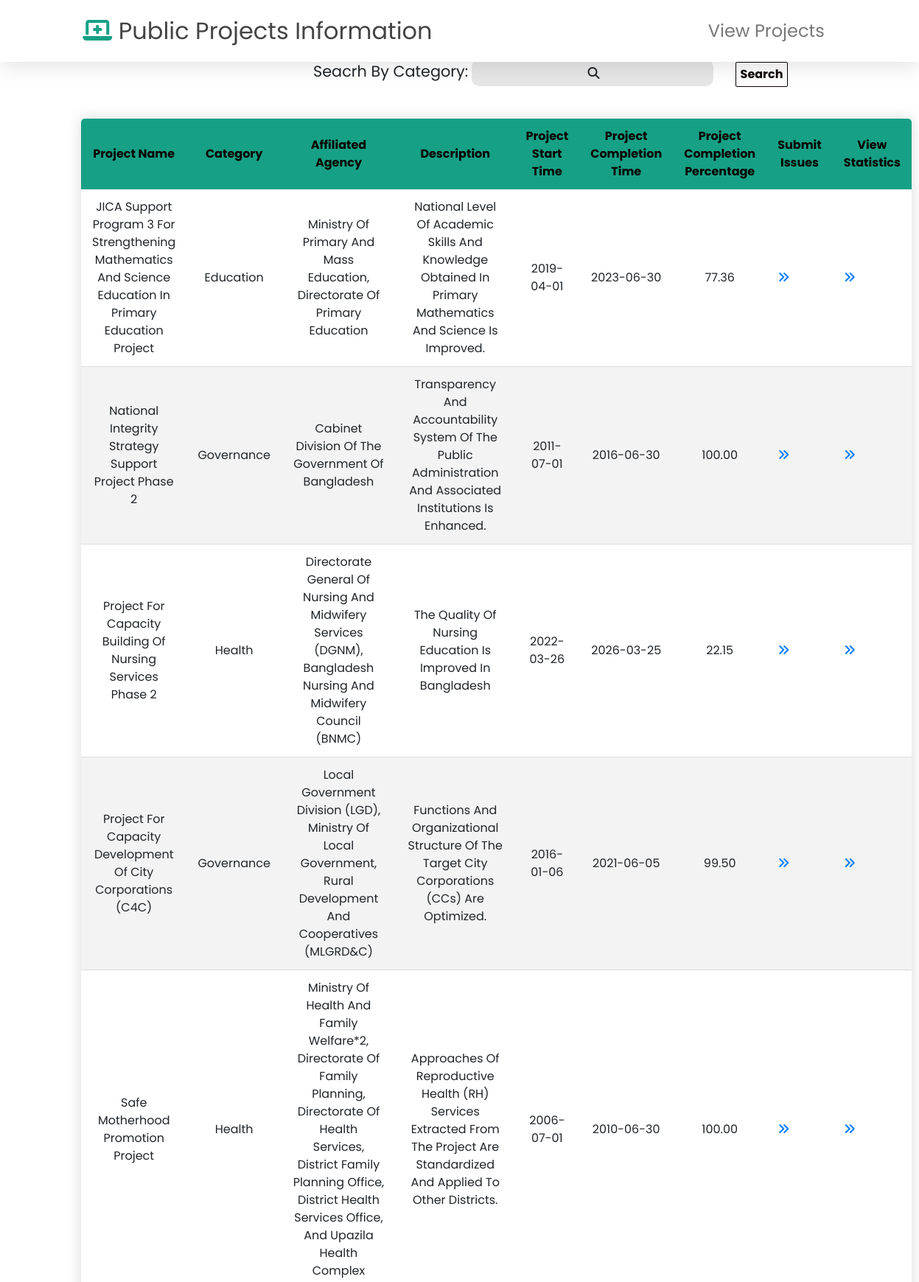
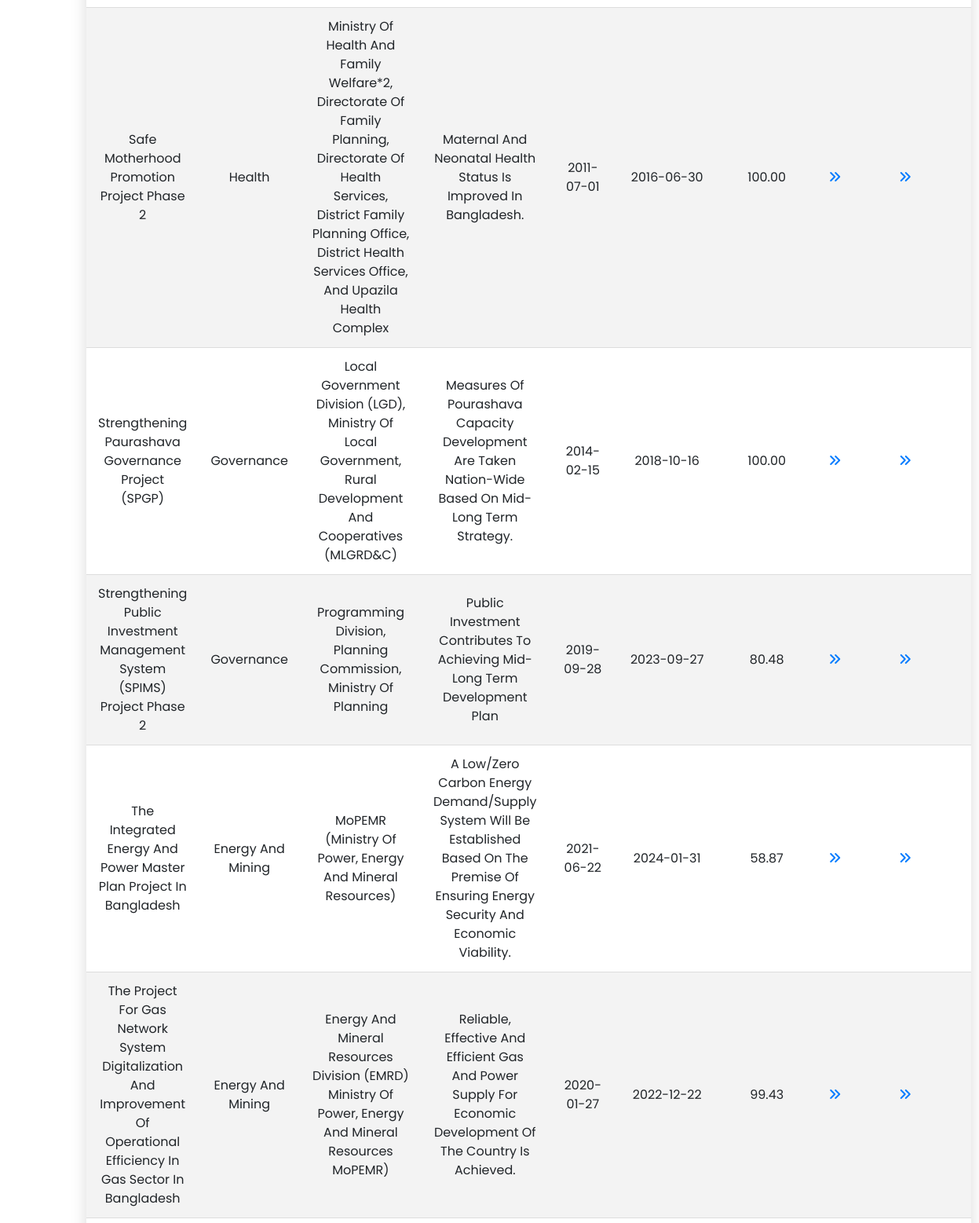
The app's page /ViewProjects.php (upper part) with its own data (2 pictures, top to bottom).
### tables this page shows
CREATE TABLE `project` (
  `Pid` int(11) NOT NULL,
  `project_name` varchar(200) NOT NULL,
  `category` varchar(50) NOT NULL,
  `affiliated_agency` varchar(400) NOT NULL,
  `description` varchar(400) NOT NULL,
  `project_start_time` date NOT NULL,
  `project_completion_time` date NOT NULL,
  `total_budget` varchar(20) NOT NULL,
  `completion_percentage` decimal(5,2) NOT NULL,
  `issues` int(10) DEFAULT NULL
);

### ViewProjects.php (the view, shortened to what this page needs)
<?php
require_once './header.php';
?>
<?php
function ShowDocttor($sql)
{
    $conn = mysqli_connect('localhost', 'root', '', 'hackathon');
    $query = $sql;
    $result = mysqli_query($conn, $query);
    while ($r = mysqli_fetch_array($result)) {
        echo '<tr>';
        echo '<td><center>' . $r['project_name'] . '</center></td>';
        echo '<td><center>' . $r['category'] . '</center></td>';
        echo '<td><center>' . $r['affiliated_agency'] . '</center></td>';
        echo '<td><center>' . $r['description'] . '</center></td>';
        echo '<td><center>' . $r['project_start_time'] . '</center></td>';
        echo '<td><center>' . $r['project_completion_time'] . '</center></td>';
        echo '<td><center>' . $r['completion_percentage'] . '</center></td>';
        echo "<td><a href=\"ReportProcess.php?Pid=$r[Pid]\"><input type='submit' value='' ><i class='fas fa-angle-double-right'></i></i></i></a></td>";
        echo "<td><a href=\"Chart.php?Pid=$r[Pid]\"><input type='submit' value='' ><i class='fas fa-angle-double-right'></i></i></i></a></td>";
        echo '</tr><center>';
    }
}
?>
<section class="BookApt">
    <div class="titletext">
        <h2><i class="fas fa-angle-double-right"></i> Book Appointment </h2>
    </div>
    <form class="Bookapt-form" action="<?php echo $_SERVER['PHP_SELF']; ?>" method="post">
        <div class="srchdt">
            <div class="deptin">
                <label id="aptl1" for="Search">Seacrh By Category: </label>
                <input id="aptsrc" type="text" name="search" value="<?php if (isset($_POST['search']))
                    echo $_POST['search']; ?>"><i class="fas fa-search"></i>
            </div>
            <div class="dtsrc">
                <button type="submit" name="submit" class="dtsrcbtn">Search</button>
            </div>
        </div>
    </form>
    <table class="tablestyle">
        <thead>
            <tr>
                <th>Project Name</th>
                <th>Category</th>
                <th>Affiliated Agency</th>
                <th>Description</th>
                <th>Project Start Time</th>
                <th>Project Completion Time</th>
                <th>Project Completion Percentage</th>
                <th>Submit Issues</th>
                <th>View Statistics</th>
            </tr>
        </thead>
        <tbody>
</section>
<?php
if (isset($_POST["submit"])) {
    $dept = $_POST['search'];
    if (empty($year1) && empty($year2)) {
        $qry = "SELECT * FROM project WHERE category like '%$dept%'";
    } else if ($dept == null) {
        $time_input1 = strtotime($year1);
        $time_input2 = strtotime($year2);
    }
    ShowDocttor($qry);
} else {
    $qry = "SELECT *FROM project";
    ShowDocttor($qry);
}
?>

### header.php (shortened to what this page needs)
<!DOCTYPE html>
<html lang="en">
<head>
  <link rel="stylesheet" href="https://maxcdn.bootstrapcdn.com/bootstrap/4.0.0/css/bootstrap.min.css"
>
  <link rel="stylesheet" href="https://cdnjs.cloudflare.com/ajax/libs/font-awesome/5.15.4/css/all.min.css">
  <link href="https://maxcdn.bootstrapcdn.com/font-awesome/4.7.0/css/font-awesome.min.css" rel="stylesheet">
  <link rel="stylesheet" href="./style2.css">
  <link rel="stylesheet" href="sweetalert2.min.css">
  <link href="https://api.tiles.mapbox.com/mapbox-gl-js/v2.9.2/mapbox-gl.css" rel="stylesheet" />
</head>
<header class="header">
  <a href="Home.php" class="logo"><i class="fas fa-laptop-medical"></i> Public Projects Information</a>
  <nav class="navbar">
    <a href="ViewProjects.php">View Projects</i></a>
  </nav>
</header>
</html>

### style2.css (style rules this page uses)
* { margin: 0; padding: 0; box-sizing: border-box; font-family: "Poppins", sans-serif; outline: none; border: none; text-transform: capitalize; text-decoration: none; }
.header { padding: 1rem 9%; position: fixed; top: 0; left: 0; right: 0; z-index: 1000; box-shadow: 0 0.5rem 1.5rem rgba(0, 0, 0, 0.1); display: flex; align-items: center; justify-content: space-between; background: #fff; }
a:link { text-decoration: none; }
.header .logo { font-size: 2rem; color: #444; }
.header .logo i { color: #16a085; }
.header .navbar a { font-size: 1.5rem; color: #777; margin-left: 2rem; }
.BookApt { margin-left: 100px; margin-right: 100px; top: 100px; padding: 10px; }
.deptin i { position: absolute; margin-top: 10px; margin-left: -170px; }
#aptl1 { font-size: 1.3rem; }
#aptsrc { background: #e6e6e6; color: rgb(3, 2, 2); letter-spacing: 0.5px; padding: 6px 6px; border-radius: 10px; font-size: 1rem; text-align: center; }
.BookApt tr { font-size: 1rem; }
.srchdt { display: flex; align-items: center; margin-left: 300px; }
.srchdt>div { margin: 15px; }
.dtsrcbtn { color: #0c0101; background-color: #fcfcfc; padding: 4px 6px; font-weight: bold; cursor: pointer; transition: opacity 0.4s; border: solid; border-width: 1px; border-radius: 2px; font-size: 1em; }
.tablestyle { border-collapse: collapse; margin: 25px 0; margin-bottom: 101px; font-size: 1.2rem; min-width: 400px; border-radius: 5px 5px 0 0; overflow: hidden; box-shadow: 0 0 20px rgba(0, 0, 0, 0.15); }
.tablestyle thead tr { background-color: #16a085; color: #070000; text-align: center; font-weight: bold; }
.tablestyle th, .tablestyle td { padding: 12px 15px; }
.tablestyle tbody tr { border-bottom: 1px solid #dddddd; }
.tablestyle tbody tr:nth-of-type(even) { background-color: #f3f3f3; }
.titletext h2 { padding: 5px; color: #009879; text-align: center; font-weight: bold; }

### records on screen
project: project_name "JICA Support Program 3 For Strengthening Mathematics And Science Education In Primary Education Project", category "Education", affiliated_agency "Ministry Of Primary And Mass Education, Directorate Of Primary Education", description "National Level Of Academic Skills And Knowledge Obtained In Primary Mathematics And Science Is Improved.", project_start_time "2019-04-01", project_completion_time "2023-06-30", completion_percentage "77.36"
project: project_name "National Integrity Strategy Support Project Phase 2", category "Governance", affiliated_agency "Cabinet Division Of The Government Of Bangladesh", description "Transparency And Accountability System Of The Public Administration And Associated Institutions Is Enhanced.", project_start_time "2011-07-01", project_completion_time "2016-06-30", completion_percentage "100.00"
project: project_name "Project For Capacity Building Of Nursing Services Phase 2", category "Health", affiliated_agency "Directorate General Of Nursing And Midwifery Services (DGNM), Bangladesh Nursing And Midwifery Council (BNMC)", description "The Quality Of Nursing Education Is Improved In Bangladesh", project_start_time "2022-03-26", project_completion_time "2026-03-25", completion_percentage "22.15"
project: project_name "Project For Capacity Development Of City Corporations (C4C)", category "Governance", affiliated_agency "Local Government Division (LGD), Ministry Of Local Government, Rural Development And Cooperatives (MLGRD&C)", description "Functions And Organizational Structure Of The Target City Corporations (CCs) Are Optimized.", project_start_time "2016-01-06", project_completion_time "2021-06-05", completion_percentage "99.50"
project: project_name "Safe Motherhood Promotion Project", category "Health", affiliated_agency "Ministry Of Health And Family Welfare*2, Directorate Of Family Planning, Directorate Of Health Services, District Family Planning Office, District Health Services Office, And Upazila Health Complex", description "Approaches Of Reproductive Health (RH) Services Extracted From The Project Are Standardized And Applied To Other Districts.", project_start_time "2006-07-01", project_completion_time "2010-06-30", completion_percentage "100.00"
project: project_name "Safe Motherhood Promotion Project Phase 2", category "Health", affiliated_agency "Ministry Of Health And Family Welfare*2, Directorate Of Family Planning, Directorate Of Health Services, District Family Planning Office, District Health Services Office, And Upazila Health Complex", description "Maternal And Neonatal Health Status Is Improved In Bangladesh.", project_start_time "2011-07-01", project_completion_time "2016-06-30", completion_percentage "100.00"
project: project_name "Strengthening Paurashava Governance Project (SPGP)", category "Governance", affiliated_agency "Local Government Division (LGD), Ministry Of Local Government, Rural Development And Cooperatives (MLGRD&C)", description "Measures Of Pourashava Capacity Development Are Taken Nation-Wide Based On Mid-Long Term Strategy.", project_start_time "2014-02-15", project_completion_time "2018-10-16", completion_percentage "100.00"
project: project_name "Strengthening Public Investment Management System (SPIMS) Project Phase 2", category "Governance", affiliated_agency "Programming Division, Planning Commission, Ministry Of Planning", description "Public Investment Contributes To Achieving Mid-Long Term Development Plan", project_start_time "2019-09-28", project_completion_time "2023-09-27", completion_percentage "80.48"
project: project_name "The Integrated Energy And Power Master Plan Project In Bangladesh", category "Energy And Mining", affiliated_agency "MoPEMR (Ministry Of Power, Energy And Mineral Resources)", description "A Low/Zero Carbon Energy Demand/Supply System Will Be Established Based On The Premise Of Ensuring Energy Security And Economic Viability.", project_start_time "2021-06-22", project_completion_time "2024-01-31", completion_percentage "58.87"
project: project_name "The Project For Gas Network System Digitalization And Improvement Of Operational Efficiency In Gas Sector In Bangladesh", category "Energy And Mining", affiliated_agency "Energy And Mineral Resources Division (EMRD) Ministry Of Power, Energy And Mineral Resources MoPEMR)", description "Reliable, Effective And Efficient Gas And Power Supply For Economic Development Of The Country Is Achieved.", project_start_time "2020-01-27", project_completion_time "2022-12-22", completion_percentage "99.43"
